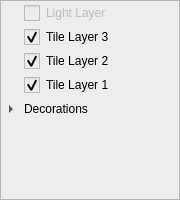
<?xml version="1.0" encoding="UTF-8"?>
<ui version="4.0">
 <class>LayerDockWidget</class>
 <widget class="QDockWidget" name="LayerDockWidget">
  <property name="enabled">
   <bool>true</bool>
  </property>
  <property name="geometry">
   <rect>
    <x>0</x>
    <y>0</y>
    <width>180</width>
    <height>200</height>
   </rect>
  </property>
  <property name="sizePolicy">
   <sizepolicy hsizetype="Preferred" vsizetype="Preferred">
    <horstretch>0</horstretch>
    <verstretch>0</verstretch>
   </sizepolicy>
  </property>
  <property name="minimumSize">
   <size>
    <width>100</width>
    <height>100</height>
   </size>
  </property>
  <property name="styleSheet">
   <string notr="true"/>
  </property>
  <property name="features">
   <set>QDockWidget::AllDockWidgetFeatures</set>
  </property>
  <property name="allowedAreas">
   <set>Qt::BottomDockWidgetArea|Qt::LeftDockWidgetArea|Qt::RightDockWidgetArea</set>
  </property>
  <property name="windowTitle">
   <string>Layer View</string>
  </property>
  <widget class="QWidget" name="dockWidgetContents">
   <property name="styleSheet">
    <string notr="true"/>
   </property>
   <layout class="QVBoxLayout" name="verticalLayout_2">
    <property name="spacing">
     <number>0</number>
    </property>
    <property name="margin">
     <number>0</number>
    </property>
    <item>
     <widget class="QTreeWidget" name="m_layerTreeWidget">
      <property name="styleSheet">
       <string notr="true">QTreeWidget {
background-color: rgb(237, 237, 237);
selection-color: rgb(0, 0, 0);
selection-background-color: rgb(225, 202, 251);
}
QTreeWidget::indicator {
width: 16px; height: 16px;
}
QTreeWidget::indicator:unchecked {
image: url(:/layerSelectionWidget/images/eyeBox_unchecked.png);
}
QTreeWidget::indicator:unchecked:hover {
image: url(:/layerSelectionWidget/images/eyeBox_unchecked.png);
}
QTreeWidget::indicator:unchecked:pressed {
image: url(:/layerSelectionWidget/images/eyeBox_unchecked.png);
}
QTreeWidget::indicator:checked {
image: url(:/layerSelectionWidget/images/eyeBox_checked.png);
}
QTreeWidget::indicator:checked:hover {
image: url(:/layerSelectionWidget/images/eyeBox_checked.png);
}
QTreeWidget::indicator:checked:pressed {
image: url(:/layerSelectionWidget/images/eyeBox_checked.png);
}
QTreeWidget::item {
height: 24px;
}</string>
      </property>
      <property name="frameShadow">
       <enum>QFrame::Sunken</enum>
      </property>
      <property name="alternatingRowColors">
       <bool>false</bool>
      </property>
      <property name="selectionBehavior">
       <enum>QAbstractItemView::SelectRows</enum>
      </property>
      <property name="iconSize">
       <size>
        <width>0</width>
        <height>0</height>
       </size>
      </property>
      <property name="itemsExpandable">
       <bool>true</bool>
      </property>
      <attribute name="headerVisible">
       <bool>false</bool>
      </attribute>
      <column>
       <property name="text">
        <string>Layers</string>
       </property>
       <property name="font">
        <font>
         <family>MS Sans Serif</family>
        </font>
       </property>
      </column>
      <item>
       <property name="text">
        <string>Light Layer</string>
       </property>
       <property name="whatsThis">
        <string>1</string>
       </property>
       <property name="checkState">
        <enum>Unchecked</enum>
       </property>
       <property name="flags">
        <set>ItemIsSelectable|ItemIsUserCheckable</set>
       </property>
      </item>
      <item>
       <property name="text">
        <string>Tile Layer 3</string>
       </property>
       <property name="whatsThis">
        <string>2</string>
       </property>
       <property name="checkState">
        <enum>Checked</enum>
       </property>
       <property name="flags">
        <set>ItemIsSelectable|ItemIsUserCheckable|ItemIsEnabled</set>
       </property>
      </item>
      <item>
       <property name="text">
        <string>Tile Layer 2</string>
       </property>
       <property name="whatsThis">
        <string>3</string>
       </property>
       <property name="checkState">
        <enum>Checked</enum>
       </property>
       <property name="flags">
        <set>ItemIsSelectable|ItemIsUserCheckable|ItemIsEnabled</set>
       </property>
      </item>
      <item>
       <property name="text">
        <string>Tile Layer 1</string>
       </property>
       <property name="whatsThis">
        <string>4</string>
       </property>
       <property name="checkState">
        <enum>Checked</enum>
       </property>
       <property name="flags">
        <set>ItemIsSelectable|ItemIsUserCheckable|ItemIsEnabled</set>
       </property>
      </item>
      <item>
       <property name="text">
        <string>Decorations</string>
       </property>
       <property name="flags">
        <set>ItemIsEnabled</set>
       </property>
       <item>
        <property name="text">
         <string>Collision</string>
        </property>
        <property name="whatsThis">
         <string>5</string>
        </property>
        <property name="checkState">
         <enum>Unchecked</enum>
        </property>
        <property name="flags">
         <set>ItemIsUserCheckable|ItemIsEnabled</set>
        </property>
       </item>
       <item>
        <property name="text">
         <string>Inactive Layers</string>
        </property>
        <property name="whatsThis">
         <string>6</string>
        </property>
        <property name="checkState">
         <enum>Unchecked</enum>
        </property>
        <property name="flags">
         <set>ItemIsUserCheckable|ItemIsEnabled</set>
        </property>
       </item>
       <item>
        <property name="text">
         <string>Elevation</string>
        </property>
        <property name="whatsThis">
         <string>7</string>
        </property>
        <property name="checkState">
         <enum>Unchecked</enum>
        </property>
        <property name="flags">
         <set>ItemIsUserCheckable|ItemIsEnabled</set>
        </property>
       </item>
       <item>
        <property name="text">
         <string>Indeces</string>
        </property>
        <property name="whatsThis">
         <string>8</string>
        </property>
        <property name="checkState">
         <enum>Unchecked</enum>
        </property>
        <property name="flags">
         <set>ItemIsUserCheckable|ItemIsEnabled</set>
        </property>
       </item>
       <item>
        <property name="text">
         <string>Z-Tran</string>
        </property>
        <property name="whatsThis">
         <string>9</string>
        </property>
        <property name="checkState">
         <enum>Unchecked</enum>
        </property>
        <property name="flags">
         <set>ItemIsUserCheckable|ItemIsEnabled</set>
        </property>
       </item>
       <item>
        <property name="text">
         <string>Flip/Rot</string>
        </property>
        <property name="whatsThis">
         <string>10</string>
        </property>
        <property name="checkState">
         <enum>Unchecked</enum>
        </property>
        <property name="flags">
         <set>ItemIsUserCheckable|ItemIsEnabled</set>
        </property>
       </item>
      </item>
     </widget>
    </item>
   </layout>
  </widget>
 </widget>
 <resources/>
 <connections/>
</ui>
